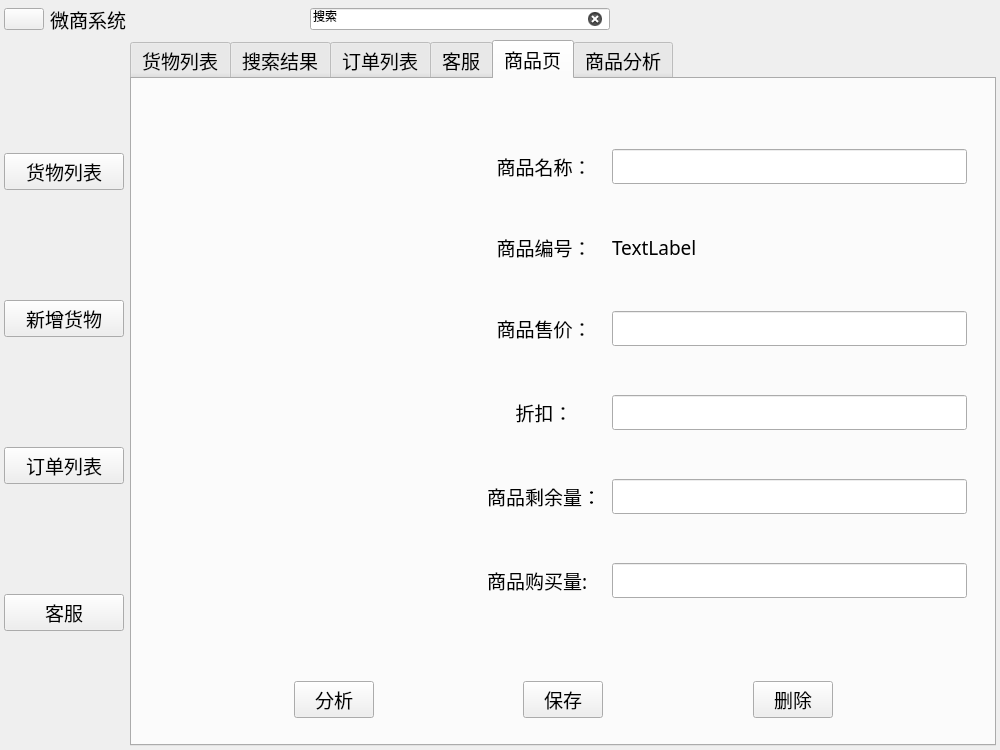
<?xml version="1.0" encoding="UTF-8"?>
<ui version="4.0">
 <class>MainWindow</class>
 <widget class="QMainWindow" name="MainWindow">
  <property name="geometry">
   <rect>
    <x>0</x>
    <y>0</y>
    <width>1000</width>
    <height>750</height>
   </rect>
  </property>
  <property name="sizePolicy">
   <sizepolicy hsizetype="Fixed" vsizetype="Fixed">
    <horstretch>0</horstretch>
    <verstretch>0</verstretch>
   </sizepolicy>
  </property>
  <property name="minimumSize">
   <size>
    <width>1000</width>
    <height>750</height>
   </size>
  </property>
  <property name="maximumSize">
   <size>
    <width>1000</width>
    <height>750</height>
   </size>
  </property>
  <property name="windowTitle">
   <string>MainWindow</string>
  </property>
  <widget class="QWidget" name="centralwidget">
   <layout class="QVBoxLayout" name="verticalLayout">
    <property name="leftMargin">
     <number>4</number>
    </property>
    <property name="topMargin">
     <number>4</number>
    </property>
    <property name="rightMargin">
     <number>4</number>
    </property>
    <property name="bottomMargin">
     <number>4</number>
    </property>
    <item>
     <widget class="QWidget" name="titleBar" native="true">
      <property name="sizePolicy">
       <sizepolicy hsizetype="Minimum" vsizetype="Minimum">
        <horstretch>0</horstretch>
        <verstretch>0</verstretch>
       </sizepolicy>
      </property>
      <property name="minimumSize">
       <size>
        <width>992</width>
        <height>0</height>
       </size>
      </property>
      <property name="maximumSize">
       <size>
        <width>992</width>
        <height>30</height>
       </size>
      </property>
      <property name="styleSheet">
       <string notr="true">/*background-color: rgba(0, 0, 0, 0);</string>
      </property>
      <layout class="QHBoxLayout" name="horizontalLayout">
       <property name="spacing">
        <number>5</number>
       </property>
       <property name="leftMargin">
        <number>0</number>
       </property>
       <property name="topMargin">
        <number>0</number>
       </property>
       <property name="rightMargin">
        <number>0</number>
       </property>
       <property name="bottomMargin">
        <number>0</number>
       </property>
       <item>
        <widget class="QWidget" name="ICON" native="true">
         <layout class="QHBoxLayout" name="horizontalLayout_3">
          <property name="leftMargin">
           <number>0</number>
          </property>
          <property name="topMargin">
           <number>0</number>
          </property>
          <property name="bottomMargin">
           <number>0</number>
          </property>
          <item>
           <widget class="QPushButton" name="iconButton">
            <property name="cursor">
             <cursorShape>PointingHandCursor</cursorShape>
            </property>
            <property name="text">
             <string/>
            </property>
            <property name="icon">
             <iconset resource="resources.qrc">
              <normaloff>:/new/prefix1/icons/ICON.png</normaloff>:/new/prefix1/icons/ICON.png</iconset>
            </property>
            <property name="iconSize">
             <size>
              <width>30</width>
              <height>30</height>
             </size>
            </property>
            <property name="flat">
             <bool>false</bool>
            </property>
           </widget>
          </item>
          <item>
           <widget class="QLabel" name="appName">
            <property name="font">
             <font>
              <family>华文中宋</family>
              <pointsize>14</pointsize>
              <italic>false</italic>
              <bold>false</bold>
             </font>
            </property>
            <property name="text">
             <string>微商系统</string>
            </property>
           </widget>
          </item>
         </layout>
        </widget>
       </item>
       <item>
        <widget class="QPushButton" name="returnButton">
         <property name="sizePolicy">
          <sizepolicy hsizetype="Fixed" vsizetype="Fixed">
           <horstretch>0</horstretch>
           <verstretch>0</verstretch>
          </sizepolicy>
         </property>
         <property name="minimumSize">
          <size>
           <width>30</width>
           <height>30</height>
          </size>
         </property>
         <property name="maximumSize">
          <size>
           <width>30</width>
           <height>30</height>
          </size>
         </property>
         <property name="cursor">
          <cursorShape>PointingHandCursor</cursorShape>
         </property>
         <property name="text">
          <string/>
         </property>
         <property name="icon">
          <iconset resource="resources.qrc">
           <normaloff>:/new/prefix1/icons/return.png</normaloff>:/new/prefix1/icons/return.png</iconset>
         </property>
         <property name="flat">
          <bool>true</bool>
         </property>
        </widget>
       </item>
       <item>
        <widget class="QPushButton" name="refreshButton">
         <property name="sizePolicy">
          <sizepolicy hsizetype="Fixed" vsizetype="Fixed">
           <horstretch>0</horstretch>
           <verstretch>0</verstretch>
          </sizepolicy>
         </property>
         <property name="minimumSize">
          <size>
           <width>30</width>
           <height>30</height>
          </size>
         </property>
         <property name="maximumSize">
          <size>
           <width>30</width>
           <height>30</height>
          </size>
         </property>
         <property name="cursor">
          <cursorShape>PointingHandCursor</cursorShape>
         </property>
         <property name="text">
          <string/>
         </property>
         <property name="icon">
          <iconset resource="resources.qrc">
           <normaloff>:/new/prefix1/icons/refresh.png</normaloff>:/new/prefix1/icons/refresh.png</iconset>
         </property>
         <property name="flat">
          <bool>true</bool>
         </property>
        </widget>
       </item>
       <item>
        <spacer name="horizontalSpacer_2">
         <property name="orientation">
          <enum>Qt::Orientation::Horizontal</enum>
         </property>
         <property name="sizeType">
          <enum>QSizePolicy::Policy::MinimumExpanding</enum>
         </property>
         <property name="sizeHint" stdset="0">
          <size>
           <width>100</width>
           <height>20</height>
          </size>
         </property>
        </spacer>
       </item>
       <item>
        <widget class="QWidget" name="searchWidget" native="true">
         <property name="enabled">
          <bool>true</bool>
         </property>
         <property name="sizePolicy">
          <sizepolicy hsizetype="Fixed" vsizetype="Fixed">
           <horstretch>0</horstretch>
           <verstretch>0</verstretch>
          </sizepolicy>
         </property>
         <layout class="QHBoxLayout" name="horizontalLayout_2">
          <property name="leftMargin">
           <number>0</number>
          </property>
          <property name="topMargin">
           <number>0</number>
          </property>
          <property name="rightMargin">
           <number>0</number>
          </property>
          <property name="bottomMargin">
           <number>0</number>
          </property>
          <item>
           <widget class="QLineEdit" name="searchLineEdit">
            <property name="sizePolicy">
             <sizepolicy hsizetype="Fixed" vsizetype="Fixed">
              <horstretch>0</horstretch>
              <verstretch>0</verstretch>
             </sizepolicy>
            </property>
            <property name="minimumSize">
             <size>
              <width>300</width>
              <height>0</height>
             </size>
            </property>
            <property name="maximumSize">
             <size>
              <width>300</width>
              <height>16777215</height>
             </size>
            </property>
            <property name="text">
             <string>搜索</string>
            </property>
            <property name="clearButtonEnabled">
             <bool>true</bool>
            </property>
           </widget>
          </item>
          <item>
           <widget class="QPushButton" name="searchButton">
            <property name="cursor">
             <cursorShape>PointingHandCursor</cursorShape>
            </property>
            <property name="text">
             <string/>
            </property>
            <property name="icon">
             <iconset resource="resources.qrc">
              <normaloff>:/new/prefix1/icons/searchButton.png</normaloff>:/new/prefix1/icons/searchButton.png</iconset>
            </property>
            <property name="flat">
             <bool>true</bool>
            </property>
           </widget>
          </item>
         </layout>
        </widget>
       </item>
       <item>
        <spacer name="horizontalSpacer">
         <property name="orientation">
          <enum>Qt::Orientation::Horizontal</enum>
         </property>
         <property name="sizeHint" stdset="0">
          <size>
           <width>788</width>
           <height>30</height>
          </size>
         </property>
        </spacer>
       </item>
       <item>
        <widget class="QPushButton" name="themeButton">
         <property name="sizePolicy">
          <sizepolicy hsizetype="Fixed" vsizetype="Fixed">
           <horstretch>0</horstretch>
           <verstretch>0</verstretch>
          </sizepolicy>
         </property>
         <property name="minimumSize">
          <size>
           <width>30</width>
           <height>30</height>
          </size>
         </property>
         <property name="maximumSize">
          <size>
           <width>30</width>
           <height>30</height>
          </size>
         </property>
         <property name="cursor">
          <cursorShape>PointingHandCursor</cursorShape>
         </property>
         <property name="text">
          <string/>
         </property>
         <property name="icon">
          <iconset resource="resources.qrc">
           <normaloff>:/new/prefix1/icons/theme.png</normaloff>:/new/prefix1/icons/theme.png</iconset>
         </property>
         <property name="iconSize">
          <size>
           <width>20</width>
           <height>20</height>
          </size>
         </property>
         <property name="flat">
          <bool>true</bool>
         </property>
        </widget>
       </item>
       <item>
        <widget class="QPushButton" name="minimizeButton">
         <property name="sizePolicy">
          <sizepolicy hsizetype="Fixed" vsizetype="Fixed">
           <horstretch>0</horstretch>
           <verstretch>0</verstretch>
          </sizepolicy>
         </property>
         <property name="minimumSize">
          <size>
           <width>30</width>
           <height>30</height>
          </size>
         </property>
         <property name="maximumSize">
          <size>
           <width>30</width>
           <height>30</height>
          </size>
         </property>
         <property name="cursor">
          <cursorShape>PointingHandCursor</cursorShape>
         </property>
         <property name="text">
          <string/>
         </property>
         <property name="icon">
          <iconset resource="resources.qrc">
           <normaloff>:/new/prefix1/icons/minimize.png</normaloff>:/new/prefix1/icons/minimize.png</iconset>
         </property>
         <property name="flat">
          <bool>true</bool>
         </property>
        </widget>
       </item>
       <item>
        <widget class="QPushButton" name="closeButton">
         <property name="sizePolicy">
          <sizepolicy hsizetype="Fixed" vsizetype="Fixed">
           <horstretch>0</horstretch>
           <verstretch>0</verstretch>
          </sizepolicy>
         </property>
         <property name="minimumSize">
          <size>
           <width>30</width>
           <height>30</height>
          </size>
         </property>
         <property name="maximumSize">
          <size>
           <width>30</width>
           <height>30</height>
          </size>
         </property>
         <property name="cursor">
          <cursorShape>PointingHandCursor</cursorShape>
         </property>
         <property name="text">
          <string/>
         </property>
         <property name="icon">
          <iconset resource="resources.qrc">
           <normaloff>:/new/prefix1/icons/close.png</normaloff>:/new/prefix1/icons/close.png</iconset>
         </property>
         <property name="flat">
          <bool>true</bool>
         </property>
        </widget>
       </item>
      </layout>
     </widget>
    </item>
    <item>
     <widget class="QWidget" name="mainWidget" native="true">
      <property name="font">
       <font>
        <family>华文中宋</family>
        <pointsize>14</pointsize>
        <italic>false</italic>
        <bold>false</bold>
       </font>
      </property>
      <property name="styleSheet">
       <string notr="true">/*background-color: rgba(0, 0, 0, 0);</string>
      </property>
      <layout class="QHBoxLayout" name="horizontalLayout_4">
       <property name="leftMargin">
        <number>0</number>
       </property>
       <property name="topMargin">
        <number>0</number>
       </property>
       <property name="rightMargin">
        <number>0</number>
       </property>
       <property name="bottomMargin">
        <number>0</number>
       </property>
       <item>
        <widget class="QWidget" name="menuWidget" native="true">
         <property name="sizePolicy">
          <sizepolicy hsizetype="MinimumExpanding" vsizetype="Preferred">
           <horstretch>0</horstretch>
           <verstretch>0</verstretch>
          </sizepolicy>
         </property>
         <property name="minimumSize">
          <size>
           <width>120</width>
           <height>0</height>
          </size>
         </property>
         <property name="maximumSize">
          <size>
           <width>120</width>
           <height>16777215</height>
          </size>
         </property>
         <property name="layoutDirection">
          <enum>Qt::LayoutDirection::LeftToRight</enum>
         </property>
         <layout class="QVBoxLayout" name="verticalLayout_2">
          <property name="leftMargin">
           <number>0</number>
          </property>
          <property name="rightMargin">
           <number>0</number>
          </property>
          <item>
           <widget class="QPushButton" name="homeButton">
            <property name="cursor">
             <cursorShape>PointingHandCursor</cursorShape>
            </property>
            <property name="text">
             <string>货物列表</string>
            </property>
           </widget>
          </item>
          <item>
           <widget class="QPushButton" name="addProductButton">
            <property name="cursor">
             <cursorShape>PointingHandCursor</cursorShape>
            </property>
            <property name="text">
             <string>新增货物</string>
            </property>
            <property name="iconSize">
             <size>
              <width>18</width>
              <height>18</height>
             </size>
            </property>
            <property name="flat">
             <bool>false</bool>
            </property>
           </widget>
          </item>
          <item>
           <widget class="QPushButton" name="shoppingRecordButton">
            <property name="cursor">
             <cursorShape>PointingHandCursor</cursorShape>
            </property>
            <property name="text">
             <string>订单列表</string>
            </property>
            <property name="iconSize">
             <size>
              <width>20</width>
              <height>20</height>
             </size>
            </property>
           </widget>
          </item>
          <item>
           <widget class="QPushButton" name="supportButton">
            <property name="cursor">
             <cursorShape>PointingHandCursor</cursorShape>
            </property>
            <property name="text">
             <string>客服</string>
            </property>
           </widget>
          </item>
         </layout>
        </widget>
       </item>
       <item>
        <widget class="QTabWidget" name="tabWidget">
         <property name="sizePolicy">
          <sizepolicy hsizetype="Expanding" vsizetype="Expanding">
           <horstretch>0</horstretch>
           <verstretch>0</verstretch>
          </sizepolicy>
         </property>
         <property name="maximumSize">
          <size>
           <width>16777215</width>
           <height>16777215</height>
          </size>
         </property>
         <property name="cursor">
          <cursorShape>ArrowCursor</cursorShape>
         </property>
         <property name="styleSheet">
          <string notr="true"/>
         </property>
         <property name="tabPosition">
          <enum>QTabWidget::TabPosition::North</enum>
         </property>
         <property name="currentIndex">
          <number>4</number>
         </property>
         <property name="elideMode">
          <enum>Qt::TextElideMode::ElideNone</enum>
         </property>
         <property name="tabBarAutoHide">
          <bool>true</bool>
         </property>
         <widget class="QWidget" name="homeTab">
          <attribute name="title">
           <string>货物列表</string>
          </attribute>
          <layout class="QVBoxLayout" name="verticalLayout_9">
           <item>
            <widget class="QWidget" name="widget_2" native="true">
             <layout class="QHBoxLayout" name="horizontalLayout_14">
              <item>
               <widget class="QPushButton" name="sortButton1">
                <property name="minimumSize">
                 <size>
                  <width>100</width>
                  <height>30</height>
                 </size>
                </property>
                <property name="maximumSize">
                 <size>
                  <width>100</width>
                  <height>30</height>
                 </size>
                </property>
                <property name="cursor">
                 <cursorShape>PointingHandCursor</cursorShape>
                </property>
                <property name="text">
                 <string>按销量</string>
                </property>
               </widget>
              </item>
              <item>
               <widget class="QPushButton" name="sortButton2">
                <property name="minimumSize">
                 <size>
                  <width>100</width>
                  <height>30</height>
                 </size>
                </property>
                <property name="maximumSize">
                 <size>
                  <width>100</width>
                  <height>30</height>
                 </size>
                </property>
                <property name="cursor">
                 <cursorShape>PointingHandCursor</cursorShape>
                </property>
                <property name="text">
                 <string>按价格</string>
                </property>
               </widget>
              </item>
             </layout>
            </widget>
           </item>
           <item>
            <widget class="QListWidget" name="demoListWidget">
             <property name="maximumSize">
              <size>
               <width>16777215</width>
               <height>16777215</height>
              </size>
             </property>
            </widget>
           </item>
          </layout>
         </widget>
         <widget class="QWidget" name="resultTab">
          <attribute name="title">
           <string>搜索结果</string>
          </attribute>
          <layout class="QVBoxLayout" name="verticalLayout_6">
           <item>
            <widget class="QWidget" name="widget_3" native="true">
             <layout class="QHBoxLayout" name="horizontalLayout_25">
              <item>
               <widget class="QPushButton" name="sortButton11">
                <property name="minimumSize">
                 <size>
                  <width>100</width>
                  <height>30</height>
                 </size>
                </property>
                <property name="maximumSize">
                 <size>
                  <width>100</width>
                  <height>30</height>
                 </size>
                </property>
                <property name="cursor">
                 <cursorShape>PointingHandCursor</cursorShape>
                </property>
                <property name="text">
                 <string>按销量</string>
                </property>
               </widget>
              </item>
              <item>
               <widget class="QPushButton" name="sortButton22">
                <property name="minimumSize">
                 <size>
                  <width>100</width>
                  <height>30</height>
                 </size>
                </property>
                <property name="maximumSize">
                 <size>
                  <width>100</width>
                  <height>30</height>
                 </size>
                </property>
                <property name="cursor">
                 <cursorShape>PointingHandCursor</cursorShape>
                </property>
                <property name="text">
                 <string>按价格</string>
                </property>
               </widget>
              </item>
             </layout>
            </widget>
           </item>
           <item>
            <widget class="QListWidget" name="resultListWidget"/>
           </item>
          </layout>
         </widget>
         <widget class="QWidget" name="shoppingRecordsTab">
          <attribute name="title">
           <string>订单列表</string>
          </attribute>
          <layout class="QVBoxLayout" name="verticalLayout_5">
           <item>
            <widget class="QTableView" name="shoppingRecordsTableView"/>
           </item>
          </layout>
         </widget>
         <widget class="QWidget" name="supportTab">
          <attribute name="title">
           <string>客服</string>
          </attribute>
          <layout class="QVBoxLayout" name="verticalLayout_4">
           <item>
            <widget class="QWidget" name="widget" native="true">
             <layout class="QHBoxLayout" name="horizontalLayout_5">
              <item>
               <widget class="QTabWidget" name="chatTabWidget">
                <property name="minimumSize">
                 <size>
                  <width>668</width>
                  <height>0</height>
                 </size>
                </property>
                <property name="maximumSize">
                 <size>
                  <width>668</width>
                  <height>16777215</height>
                 </size>
                </property>
                <property name="tabPosition">
                 <enum>QTabWidget::TabPosition::North</enum>
                </property>
                <property name="tabShape">
                 <enum>QTabWidget::TabShape::Rounded</enum>
                </property>
                <property name="currentIndex">
                 <number>0</number>
                </property>
                <property name="tabsClosable">
                 <bool>false</bool>
                </property>
                <widget class="QWidget" name="tab">
                 <attribute name="title">
                  <string>Tab 1</string>
                 </attribute>
                 <layout class="QHBoxLayout" name="horizontalLayout_6">
                  <item>
                   <widget class="QListWidget" name="chatListWidget"/>
                  </item>
                 </layout>
                </widget>
                <widget class="QWidget" name="tab_2">
                 <attribute name="title">
                  <string>页</string>
                 </attribute>
                 <layout class="QHBoxLayout" name="horizontalLayout_8">
                  <item>
                   <widget class="QListWidget" name="chatListWidget_2"/>
                  </item>
                 </layout>
                </widget>
                <widget class="QWidget" name="tab_3">
                 <attribute name="title">
                  <string>页</string>
                 </attribute>
                 <layout class="QHBoxLayout" name="horizontalLayout_11">
                  <item>
                   <widget class="QListWidget" name="chatListWidget_3"/>
                  </item>
                 </layout>
                </widget>
                <widget class="QWidget" name="tab_4">
                 <attribute name="title">
                  <string>页</string>
                 </attribute>
                 <layout class="QHBoxLayout" name="horizontalLayout_12">
                  <item>
                   <widget class="QListWidget" name="chatListWidget_4"/>
                  </item>
                 </layout>
                </widget>
                <widget class="QWidget" name="tab_5">
                 <attribute name="title">
                  <string>页</string>
                 </attribute>
                 <layout class="QHBoxLayout" name="horizontalLayout_13">
                  <item>
                   <widget class="QListWidget" name="chatListWidget_5"/>
                  </item>
                 </layout>
                </widget>
               </widget>
              </item>
              <item>
               <widget class="QListWidget" name="usersListWidget">
                <property name="sizePolicy">
                 <sizepolicy hsizetype="Fixed" vsizetype="Fixed">
                  <horstretch>0</horstretch>
                  <verstretch>0</verstretch>
                 </sizepolicy>
                </property>
                <property name="minimumSize">
                 <size>
                  <width>168</width>
                  <height>460</height>
                 </size>
                </property>
                <property name="maximumSize">
                 <size>
                  <width>168</width>
                  <height>16777215</height>
                 </size>
                </property>
               </widget>
              </item>
             </layout>
            </widget>
           </item>
           <item>
            <widget class="QWidget" name="widget_5" native="true">
             <property name="sizePolicy">
              <sizepolicy hsizetype="Preferred" vsizetype="Fixed">
               <horstretch>0</horstretch>
               <verstretch>0</verstretch>
              </sizepolicy>
             </property>
             <property name="maximumSize">
              <size>
               <width>16777215</width>
               <height>180</height>
              </size>
             </property>
             <layout class="QHBoxLayout" name="horizontalLayout_7">
              <property name="leftMargin">
               <number>14</number>
              </property>
              <property name="rightMargin">
               <number>14</number>
              </property>
              <item>
               <widget class="QTextEdit" name="toSendTextEdit">
                <property name="minimumSize">
                 <size>
                  <width>652</width>
                  <height>0</height>
                 </size>
                </property>
                <property name="maximumSize">
                 <size>
                  <width>652</width>
                  <height>16777215</height>
                 </size>
                </property>
               </widget>
              </item>
              <item>
               <spacer name="horizontalSpacer_6">
                <property name="orientation">
                 <enum>Qt::Orientation::Horizontal</enum>
                </property>
                <property name="sizeType">
                 <enum>QSizePolicy::Policy::Fixed</enum>
                </property>
                <property name="sizeHint" stdset="0">
                 <size>
                  <width>40</width>
                  <height>20</height>
                 </size>
                </property>
               </spacer>
              </item>
              <item>
               <widget class="QPushButton" name="sendButton">
                <property name="cursor">
                 <cursorShape>PointingHandCursor</cursorShape>
                </property>
                <property name="text">
                 <string>发送</string>
                </property>
               </widget>
              </item>
              <item>
               <spacer name="horizontalSpacer_7">
                <property name="orientation">
                 <enum>Qt::Orientation::Horizontal</enum>
                </property>
                <property name="sizeType">
                 <enum>QSizePolicy::Policy::Fixed</enum>
                </property>
                <property name="sizeHint" stdset="0">
                 <size>
                  <width>40</width>
                  <height>20</height>
                 </size>
                </property>
               </spacer>
              </item>
             </layout>
            </widget>
           </item>
          </layout>
         </widget>
         <widget class="QWidget" name="commodityTab">
          <attribute name="title">
           <string>商品页</string>
          </attribute>
          <layout class="QVBoxLayout" name="verticalLayout_7">
           <item>
            <widget class="QWidget" name="widget_9" native="true">
             <layout class="QHBoxLayout" name="horizontalLayout_10">
              <item>
               <widget class="QPushButton" name="addPicButton">
                <property name="minimumSize">
                 <size>
                  <width>322</width>
                  <height>349</height>
                 </size>
                </property>
                <property name="maximumSize">
                 <size>
                  <width>322</width>
                  <height>349</height>
                 </size>
                </property>
                <property name="cursor">
                 <cursorShape>PointingHandCursor</cursorShape>
                </property>
                <property name="text">
                 <string/>
                </property>
                <property name="icon">
                 <iconset resource="resources.qrc">
                  <normaloff>:/new/prefix1/icons/addPic.png</normaloff>:/new/prefix1/icons/addPic.png</iconset>
                </property>
                <property name="iconSize">
                 <size>
                  <width>322</width>
                  <height>322</height>
                 </size>
                </property>
                <property name="flat">
                 <bool>true</bool>
                </property>
               </widget>
              </item>
              <item>
               <widget class="QWidget" name="widget_4" native="true">
                <layout class="QGridLayout" name="gridLayout_2">
                 <item row="1" column="0">
                  <widget class="QLabel" name="commodityIdLabel">
                   <property name="text">
                    <string>商品编号： </string>
                   </property>
                   <property name="alignment">
                    <set>Qt::AlignmentFlag::AlignCenter</set>
                   </property>
                  </widget>
                 </item>
                 <item row="0" column="0">
                  <widget class="QLabel" name="commodityNameLabel">
                   <property name="text">
                    <string>商品名称： </string>
                   </property>
                   <property name="alignment">
                    <set>Qt::AlignmentFlag::AlignCenter</set>
                   </property>
                  </widget>
                 </item>
                 <item row="4" column="1">
                  <widget class="QLineEdit" name="remainLineEdit"/>
                 </item>
                 <item row="1" column="1">
                  <widget class="QLabel" name="commodityIdShowLabel">
                   <property name="maximumSize">
                    <size>
                     <width>16777215</width>
                     <height>20</height>
                    </size>
                   </property>
                   <property name="text">
                    <string>TextLabel</string>
                   </property>
                  </widget>
                 </item>
                 <item row="2" column="1">
                  <widget class="QLineEdit" name="priceLineEdit"/>
                 </item>
                 <item row="0" column="1">
                  <widget class="QLineEdit" name="productNameLineEdit"/>
                 </item>
                 <item row="4" column="0">
                  <widget class="QLabel" name="commodityRemainLabel">
                   <property name="text">
                    <string>商品剩余量： </string>
                   </property>
                   <property name="alignment">
                    <set>Qt::AlignmentFlag::AlignCenter</set>
                   </property>
                  </widget>
                 </item>
                 <item row="2" column="0">
                  <widget class="QLabel" name="commodityPriceLabel">
                   <property name="text">
                    <string>商品售价： </string>
                   </property>
                   <property name="alignment">
                    <set>Qt::AlignmentFlag::AlignCenter</set>
                   </property>
                  </widget>
                 </item>
                 <item row="3" column="1">
                  <widget class="QLineEdit" name="discountLineEdit"/>
                 </item>
                 <item row="3" column="0">
                  <widget class="QLabel" name="commodityDiscountLabel">
                   <property name="text">
                    <string>折扣： </string>
                   </property>
                   <property name="alignment">
                    <set>Qt::AlignmentFlag::AlignCenter</set>
                   </property>
                  </widget>
                 </item>
                 <item row="5" column="0">
                  <widget class="QLabel" name="label_2">
                   <property name="text">
                    <string>商品购买量:</string>
                   </property>
                  </widget>
                 </item>
                 <item row="5" column="1">
                  <widget class="QLineEdit" name="buyNumLineEdit"/>
                 </item>
                </layout>
               </widget>
              </item>
             </layout>
            </widget>
           </item>
           <item>
            <widget class="QWidget" name="widget_7" native="true">
             <property name="sizePolicy">
              <sizepolicy hsizetype="Preferred" vsizetype="Fixed">
               <horstretch>70</horstretch>
               <verstretch>0</verstretch>
              </sizepolicy>
             </property>
             <property name="maximumSize">
              <size>
               <width>16777215</width>
               <height>70</height>
              </size>
             </property>
             <layout class="QHBoxLayout" name="horizontalLayout_9">
              <item>
               <spacer name="horizontalSpacer_8">
                <property name="orientation">
                 <enum>Qt::Orientation::Horizontal</enum>
                </property>
                <property name="sizeHint" stdset="0">
                 <size>
                  <width>40</width>
                  <height>20</height>
                 </size>
                </property>
               </spacer>
              </item>
              <item>
               <widget class="QPushButton" name="analyseButton">
                <property name="cursor">
                 <cursorShape>PointingHandCursor</cursorShape>
                </property>
                <property name="text">
                 <string>分析</string>
                </property>
               </widget>
              </item>
              <item>
               <spacer name="horizontalSpacer_5">
                <property name="orientation">
                 <enum>Qt::Orientation::Horizontal</enum>
                </property>
                <property name="sizeHint" stdset="0">
                 <size>
                  <width>40</width>
                  <height>20</height>
                 </size>
                </property>
               </spacer>
              </item>
              <item>
               <widget class="QPushButton" name="saveProductButton">
                <property name="cursor">
                 <cursorShape>PointingHandCursor</cursorShape>
                </property>
                <property name="text">
                 <string>保存</string>
                </property>
               </widget>
              </item>
              <item>
               <spacer name="horizontalSpacer_3">
                <property name="orientation">
                 <enum>Qt::Orientation::Horizontal</enum>
                </property>
                <property name="sizeHint" stdset="0">
                 <size>
                  <width>40</width>
                  <height>20</height>
                 </size>
                </property>
               </spacer>
              </item>
              <item>
               <widget class="QPushButton" name="removeProductButton">
                <property name="cursor">
                 <cursorShape>PointingHandCursor</cursorShape>
                </property>
                <property name="text">
                 <string>删除</string>
                </property>
               </widget>
              </item>
              <item>
               <spacer name="horizontalSpacer_11">
                <property name="orientation">
                 <enum>Qt::Orientation::Horizontal</enum>
                </property>
                <property name="sizeHint" stdset="0">
                 <size>
                  <width>40</width>
                  <height>20</height>
                 </size>
                </property>
               </spacer>
              </item>
             </layout>
            </widget>
           </item>
          </layout>
         </widget>
         <widget class="QWidget" name="analyseTab">
          <attribute name="title">
           <string>商品分析</string>
          </attribute>
          <layout class="QHBoxLayout" name="horizontalLayout_27">
           <item>
            <layout class="QHBoxLayout" name="analyseLayout"/>
           </item>
          </layout>
         </widget>
        </widget>
       </item>
      </layout>
     </widget>
    </item>
   </layout>
  </widget>
 </widget>
 <resources>
  <include location="resources.qrc"/>
 </resources>
 <connections/>
</ui>
